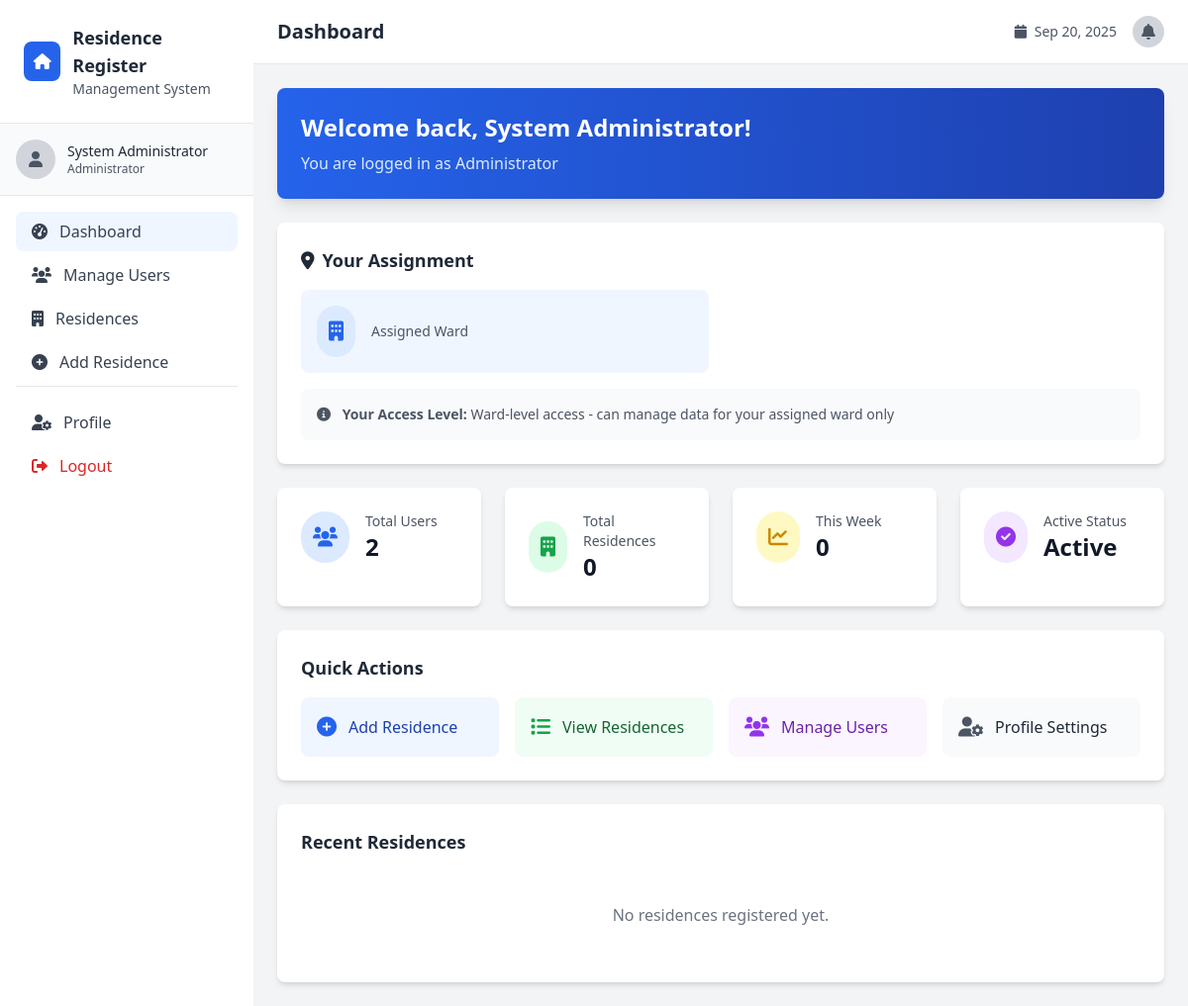
Before: /dashboard.php (signed in) with the older database file.
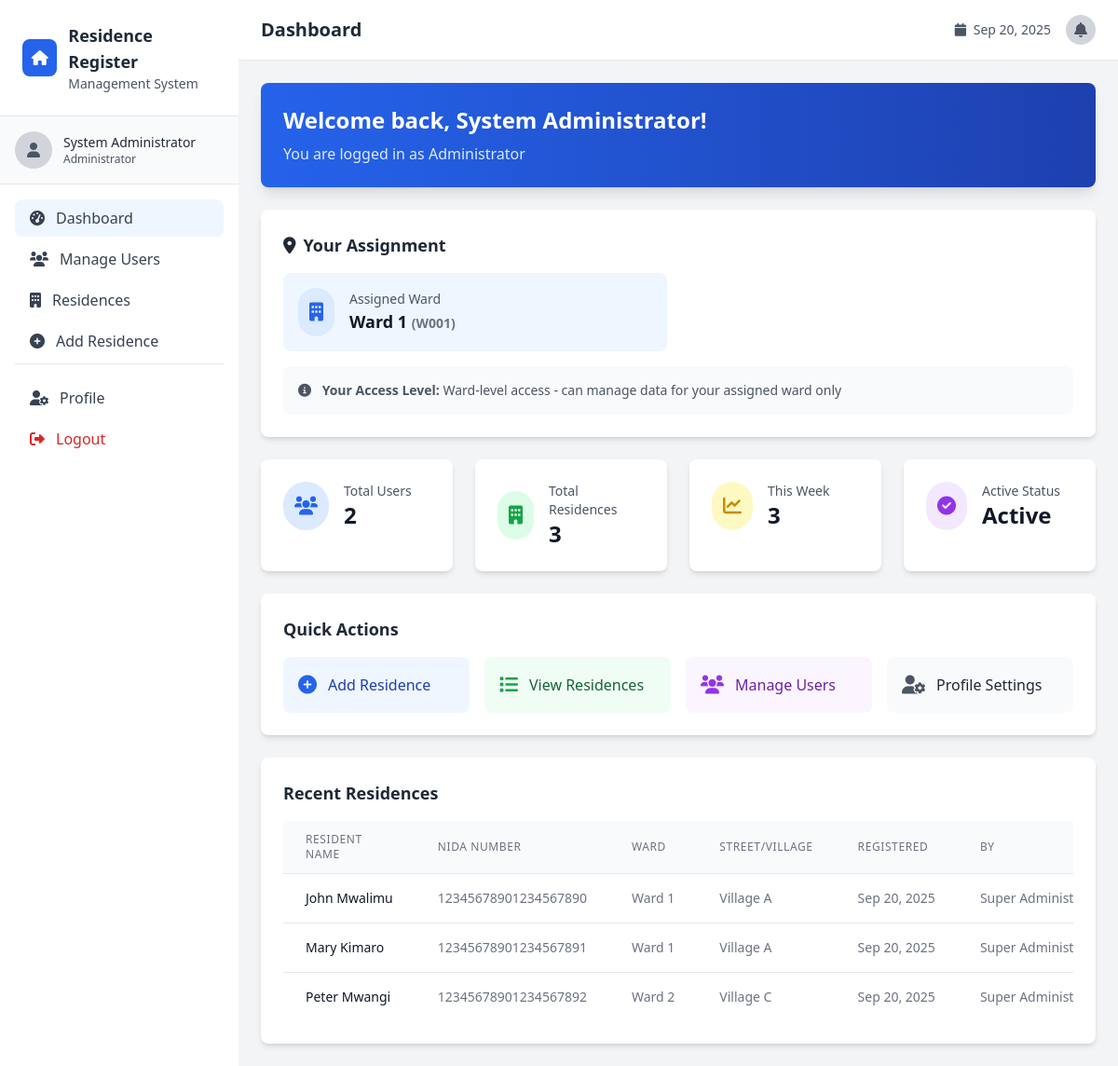
After: the same page with the newer database file.
### tables this page shows
CREATE TABLE residences (
    id INT AUTO_INCREMENT PRIMARY KEY,
    house_no VARCHAR(50) NOT NULL,
    resident_name VARCHAR(255) NOT NULL,
    gender ENUM('male', 'female', 'other') NOT NULL,
    date_of_birth DATE NOT NULL,
    nida_number VARCHAR(20) NOT NULL,
    phone VARCHAR(15),
    email VARCHAR(100),
    occupation VARCHAR(100),
    ownership ENUM('owner', 'tenant') NOT NULL,
    family_members INT DEFAULT 1,
    education_level ENUM('none', 'primary', 'secondary', 'diploma', 'degree', 'masters', 'phd') DEFAULT 'none',
    employment_status ENUM('employed', 'unemployed', 'student', 'retired', 'self_employed') DEFAULT 'unemployed',
    ward_id INT NOT NULL,
    village_id INT NOT NULL,
    registered_by INT NOT NULL,
    registered_at TIMESTAMP DEFAULT CURRENT_TIMESTAMP,
    status ENUM('active', 'inactive', 'moved', 'pending_approval') DEFAULT 'active',
    FOREIGN KEY (registered_by) REFERENCES users(id),
    FOREIGN KEY (ward_id) REFERENCES wards(id),
    FOREIGN KEY (village_id) REFERENCES villages(id)
);

CREATE TABLE wards (
    id INT AUTO_INCREMENT PRIMARY KEY,
    ward_name VARCHAR(255) NOT NULL,
    ward_code VARCHAR(20) UNIQUE NOT NULL,
    description TEXT,
    is_active BOOLEAN DEFAULT TRUE,
    created_by INT NULL,
    created_at TIMESTAMP DEFAULT CURRENT_TIMESTAMP,
    updated_at TIMESTAMP DEFAULT CURRENT_TIMESTAMP ON UPDATE CURRENT_TIMESTAMP
);

CREATE TABLE villages (
    id INT AUTO_INCREMENT PRIMARY KEY,
    village_name VARCHAR(255) NOT NULL,
    village_code VARCHAR(20) UNIQUE NOT NULL,
    ward_id INT NOT NULL,
    description TEXT,
    is_active BOOLEAN DEFAULT TRUE,
    created_by INT NULL,
    created_at TIMESTAMP DEFAULT CURRENT_TIMESTAMP,
    updated_at TIMESTAMP DEFAULT CURRENT_TIMESTAMP ON UPDATE CURRENT_TIMESTAMP,
    FOREIGN KEY (ward_id) REFERENCES wards(id)
);

CREATE TABLE users (
    id INT AUTO_INCREMENT PRIMARY KEY,
    full_name VARCHAR(255) NOT NULL,
    username VARCHAR(100) UNIQUE NOT NULL,
    password VARCHAR(255) NOT NULL,
    role ENUM('super_admin', 'admin', 'weo', 'veo') NOT NULL,
    nida_number VARCHAR(20) UNIQUE NOT NULL,
    assigned_ward_id INT NULL,
    assigned_village_id INT NULL,
    created_at TIMESTAMP DEFAULT CURRENT_TIMESTAMP,
    updated_at TIMESTAMP DEFAULT CURRENT_TIMESTAMP ON UPDATE CURRENT_TIMESTAMP,
    is_active BOOLEAN DEFAULT TRUE,
    FOREIGN KEY (assigned_ward_id) REFERENCES wards(id),
    FOREIGN KEY (assigned_village_id) REFERENCES villages(id)
);

### includes/functions.php (called while the page is built, shortened)
<?php
function isLoggedIn() {
    return isset($_SESSION['user_id']);
}
function hasRole($role) {
    return isset($_SESSION['user_role']) && $_SESSION['user_role'] === $role;
}
function isSuperAdmin() {
    return hasRole('super_admin');
}
function formatDate($date) {
    return date('M d, Y', strtotime($date));
}
function hasPermission($permission_key) {
    global $pdo;
    $user_role = $_SESSION['user_role'];
    try {
        $stmt = $pdo->prepare("SELECT is_granted FROM permissions WHERE role = ? AND permission_key = ?");
        $stmt->execute([$user_role, $permission_key]);
        $result = $stmt->fetch();
        return $result ? (bool)$result['is_granted'] : false;
    } catch (PDOException $e) {
        return false;
    }
}
function canViewAllData() {
    return hasPermission('view_all_data');
}
function getAccessibleResidences() {
    if (canViewAllData()) {
        global $pdo;
        try {
            $stmt = $pdo->query("SELECT r.*, u.full_name as registered_by_name, w.ward_name, w.ward_code, v.village_name, v.village_code
                                FROM residences r
                                LEFT JOIN users u ON r.registered_by = u.id
                                LEFT JOIN wards w ON r.ward_id = w.id
                                LEFT JOIN villages v ON r.village_id = v.id
                                ORDER BY r.registered_at DESC");
            return $stmt->fetchAll();
        } catch (PDOException $e) {
            return [];
        }
    }
}
?>

### dashboard.php (the view, shortened to what the rows shown need)
<?php
require_once 'config/database.php';
require_once 'includes/functions.php';
$stats = [];
try {
    if (canViewAllData()) {
        $stmt = $pdo->query("SELECT COUNT(*) as total FROM users WHERE is_active = 1");
        $stats['total_users'] = $stmt->fetch()['total'];
        $stmt = $pdo->query("SELECT COUNT(*) as total FROM residences WHERE status = 'active'");
        $stats['total_residences'] = $stmt->fetch()['total'];
        $stmt = $pdo->query("SELECT COUNT(*) as total FROM residences WHERE registered_at >= DATE_SUB(NOW(), INTERVAL 7 DAY)");
        $stats['recent_registrations'] = $stmt->fetch()['total'];
        $stmt = $pdo->query("SELECT role, COUNT(*) as count FROM users WHERE is_active = 1 GROUP BY role");
        $stats['users_by_role'] = $stmt->fetchAll();
    }
    $all_residences = getAccessibleResidences();
    $recent_residences = array_slice($all_residences, 0, 5);
} catch (PDOException $e) {
    $error = "Database error occurred";
}
include 'includes/header.php';
?>
<div class="space-y-6">
    <div class="bg-gradient-to-r from-blue-600 to-blue-800 text-white p-6 rounded-lg shadow-lg">
        <h1 class="text-2xl font-bold mb-2">Welcome back, <?php echo $_SESSION['user_name']; ?>!</h1>
    </div>
    <div class="grid grid-cols-1 md:grid-cols-2 lg:grid-cols-4 gap-6">
        <?php if (canViewAllData()): ?>
        <div class="bg-white p-6 rounded-lg shadow-md">
            <div class="flex items-center">
                <div class="p-3 rounded-full bg-blue-100 text-blue-600">
                    <i class="fas fa-users text-xl"></i>
                </div>
                <div class="ml-4">
                    <p class="text-sm font-medium text-gray-600">Total Users</p>
                    <p class="text-2xl font-bold text-gray-900"><?php echo $stats['total_users'] ?? 0; ?></p>
                </div>
            </div>
        </div>
        <?php endif; ?>
    </div>
    <div class="bg-white p-6 rounded-lg shadow-md">
        <?php if (empty($recent_residences)): ?>
            <p class="text-gray-500 text-center py-8">No residences registered yet.</p>
        <?php else: ?>
            <div class="overflow-x-auto">
                <table class="min-w-full divide-y divide-gray-200">
                    <thead class="bg-gray-50">
                        <tr>
                            <th class="px-6 py-3 text-left text-xs font-medium text-gray-500 uppercase tracking-wider">Resident Name</th>
                            <th class="px-6 py-3 text-left text-xs font-medium text-gray-500 uppercase tracking-wider">NIDA Number</th>
                            <th class="px-6 py-3 text-left text-xs font-medium text-gray-500 uppercase tracking-wider">Ward</th>
                            <th class="px-6 py-3 text-left text-xs font-medium text-gray-500 uppercase tracking-wider">Street/Village</th>
                            <th class="px-6 py-3 text-left text-xs font-medium text-gray-500 uppercase tracking-wider">Registered</th>
                            <?php if (canViewAllData()): ?>
                            <th class="px-6 py-3 text-left text-xs font-medium text-gray-500 uppercase tracking-wider">By</th>
                            <?php endif; ?>
                        </tr>
                    </thead>
                    <tbody class="bg-white divide-y divide-gray-200">
                        <?php foreach ($recent_residences as $residence): ?>
                        <tr class="hover:bg-gray-50">
                            <td class="px-6 py-4 whitespace-nowrap text-sm font-medium text-gray-900">
                                <?php echo htmlspecialchars($residence['resident_name']); ?>
                            </td>
                            <td class="px-6 py-4 whitespace-nowrap text-sm text-gray-500">
                                <?php echo htmlspecialchars($residence['nida_number']); ?>
                            </td>
                            <td class="px-6 py-4 whitespace-nowrap text-sm text-gray-500">
                                <?php echo htmlspecialchars($residence['ward_name'] ?? 'N/A'); ?>
                            </td>
                            <td class="px-6 py-4 whitespace-nowrap text-sm text-gray-500">
                                <?php echo htmlspecialchars($residence['village_name'] ?? 'N/A'); ?>
                            </td>
                            <td class="px-6 py-4 whitespace-nowrap text-sm text-gray-500">
                                <?php echo formatDate($residence['registered_at']); ?>
                            </td>
                            <?php if (canViewAllData()): ?>
                            <td class="px-6 py-4 whitespace-nowrap text-sm text-gray-500">
                                <?php echo htmlspecialchars($residence['registered_by_name'] ?? 'Unknown'); ?>
                            </td>
                            <?php endif; ?>
                        </tr>
                        <?php endforeach; ?>
                    </tbody>
                </table>
            </div>
        <?php endif; ?>
    </div>
</div>
<?php include 'includes/footer.php'; ?>

Changed rows visible on the page:
added residences: ward "2", resident_name "Peter Mwangi", nida_number "12345678901234567892", ward.ward_name "Ward 2", village.village_name "Village C", registered_at "Sep 20, 2025", registered_by.full_name "Super…"
added residences: resident_name "John Mwalimu", nida_number "12345678901234567890", ward.ward_name "Ward 1", village.village_name "Village A", registered_at "Sep 20, 2025", registered_by.full_name "Super…"
added residences: resident_name "Mary Kimaro", nida_number "12345678901234567891", ward.ward_name "Ward 1", village.village_name "Village A", registered_at "Sep 20, 2025", registered_by.full_name "Super…"
Other visible differences:
$user_location['ward_name']: (not shown) → "Ward 1"
$user_location['ward_code']: (not shown) → "W001"
$stats['total_residences']: "0" → "3"
$stats['recent_registrations']: "0" → "3"
$stats['total_users']: "2" → (not shown)
text no longer shown: "No residences registered yet."
text now shown: "( ) RESIDENT NAME NIDA NUMBER WARD STREET/VILLAGE REGISTERED BY"
